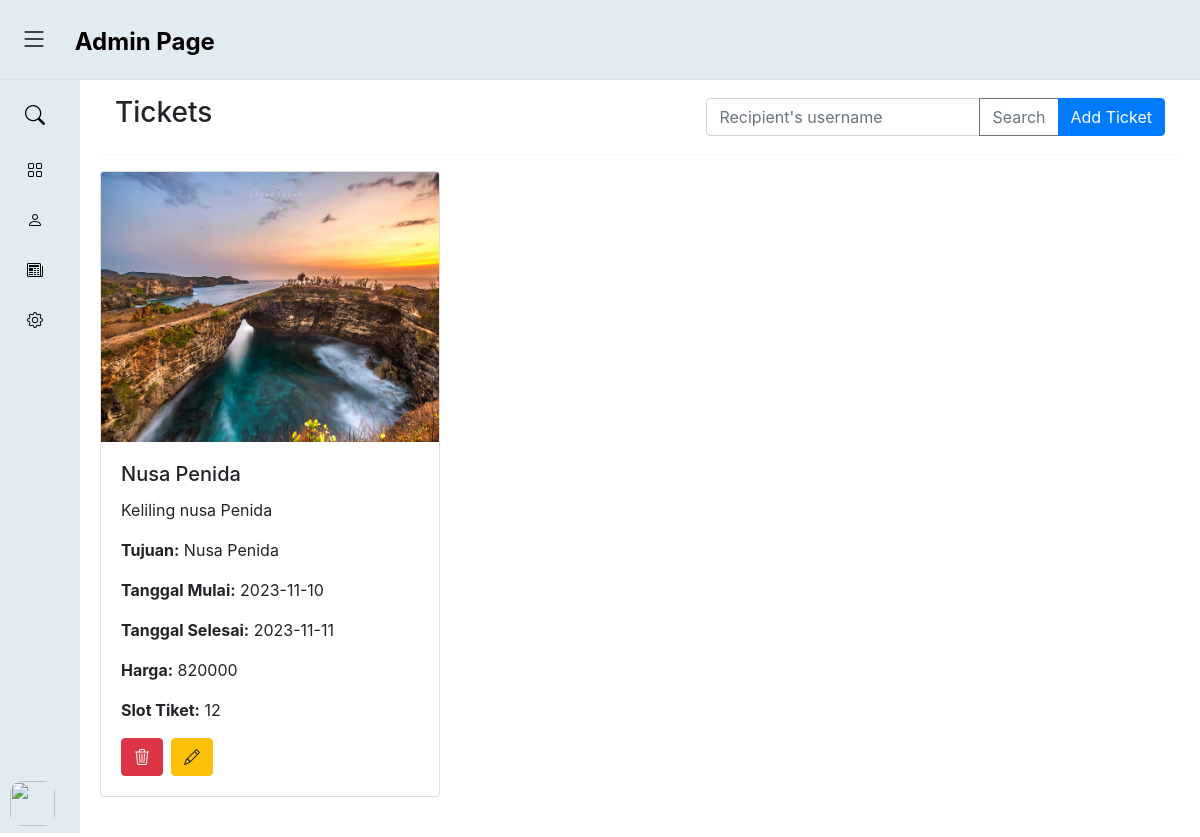
/public/admin (signed in), run on the app's committed database.
### tables this page shows
CREATE TABLE `trip` (
  `trip_id` int NOT NULL,
  `nama_trip` varchar(225) NOT NULL,
  `deskripsi` varchar(10000) NOT NULL,
  `tujuan` varchar(225) NOT NULL,
  `image` varchar(255) NOT NULL,
  `start_date` date NOT NULL,
  `end_date` date NOT NULL,
  `harga` int NOT NULL,
  `slot_tiket` int NOT NULL
);

### app/core/controller.php (called while the page is built, shortened)
<?php
class Controller {
    public function view($view, $data = []){
        require_once '../app/views/' . $view . '.php';
    }
    public function model ($model){
        return new $model;
    }
}
?>

### app/controllers/admin.php (called while the page is built, shortened)
<?php
class admin extends Controller
{
    public function index()
    {
        $data['judul'] = 'Dashboard - Admin';
        $data['trip'] = $this->model('Trip_model')->getAlltripdata();
        $this->view('admin/index', $data);
    }
}

### app/core/app.php (called while the page is built, shortened)
<?php
class App {
    protected $method = 'index';
    protected $params = [];
    public function __construct()
    {
        $this->controller = new $this->controller;
        call_user_func_array([$this->controller, $this->method], $this->params);
    }
}
?>

### public/index.php (called while the page is built, shortened)
<?php
$app = new App;
?>

### app/core/database.php (called while the page is built, shortened)
<?php
class Database {
    private $host = DB_HOST;
    private $user = DB_USER;
    private $pass = DB_PASS;
    private $db_name = DB_NAME;
    private $dbh;
    private $stmt;
    public function __construct()
    {
        $dsn = 'mysql:host='. $this->host .';dbname='. $this->db_name;
        $option = [
            PDO::ATTR_PERSISTENT => true,
            PDO::ATTR_ERRMODE => PDO::ERRMODE_EXCEPTION
        ];
        try {
            $this->dbh = new PDO($dsn, $this->user, $this->pass, $option);
        } catch(PDOException $error) {
            die ($error->getMessage());
        }
    }
    public function query($query){
        $this->stmt = $this->dbh->prepare($query);
    }
    public function execute(){
        $this->stmt->execute();
    }
    public function resultset(){
        $this->execute();
        return $this->stmt->fetchAll(PDO::FETCH_ASSOC);
    }
}
?>

### app/models/Trip_model.php (called while the page is built, shortened)
<?php
class Trip_model{
   private $table = "trip";
   private $db;
   public function __construct()
   {
    $this->db = new database;
   }
    public function getAlltripdata()
    {
        $this->db->query('SELECT * FROM ' . $this ->table);
        return $this->db->resultSet();
    }
}
?>

### app/views/admin/index.php (the view, shortened to what this page needs)
<div class="home_content">
  <div class="container mt-3 d-flex justify-content-between align-items-center">
    <h3>Tickets</h3>
    <div class="d-flex align-items-center">
      <div class="input-group">
        <input type="text" class="form-control" placeholder="Recipient's username" aria-label="Recipient's username" aria-describedby="basic-addon2">
        <div class="input-group-append">
          <button class="btn btn-outline-secondary" type="button">Search</button>
        </div>
        <button type="button" class="btn btn-primary " data-toggle="modal" data-target="#tripModal">
          Add Ticket
        </button>
      </div>
    </div>
  </div>
  <hr>
  <div id="konten_blog" class="row mt-3">
    <?php foreach ($data['trip'] as $row) : ?>
      <div class="col-md-4 col-sm-6 col-12 mb-4 text_right">
        <div class="card">
          <img src="http://localhost<?= $row['image']; ?>" class="card-img-top" alt="Image">
          <div class="card-body">
            <h5 class="card-title"><?= $row['nama_trip']; ?></h5>
            <p class="card-text"><?= $row['deskripsi']; ?></p>
            <p class="card-text"><strong>Tujuan:</strong> <?= $row['tujuan']; ?></p>
            <p class="card-text"><strong>Tanggal Mulai:</strong> <?= $row['start_date']; ?></p>
            <p class="card-text"><strong>Tanggal Selesai:</strong> <?= $row['end_date']; ?></p>
            <p class="card-text"><strong>Harga:</strong> <?= $row['harga']; ?></p>
            <p class="card-text"><strong>Slot Tiket:</strong> <?= $row['slot_tiket']; ?></p>
            <a href="<?= BASEURL ?>/admin/deleteTicket/<?= $row['trip_id']; ?>" class="btn btn-danger float-left" onclick="return confirm('Anda yakin untuk menghapus nya?');"><i class="bi bi-trash3"></i></a>
            <a href="<?= BASEURL ?>/admin/editTicket/<?= $row['trip_id']; ?>" class="btn btn-warning float-left ml-2 ModalUbah"><i class="bi bi-pencil"></i></a>
          </div>
        </div>
      </div>
    <?php endforeach; ?>
  </div>

### public/css/admin.css (style rules this page uses)
.home_content { position: absolute; width: 90%; height: 88%; z-index: 1; transition: all 0.5s ease; margin-left: 100px; overflow-y: auto; max-height: 90vh; }
.card-img-top { height: 270px; }
@media (max-width:4000px) { .container { max-width: none; position: static; } }

### data on the page
trip: image (picture), nama_trip "Nusa Penida", deskripsi "Keliling nusa Penida", tujuan "Nusa Penida", start_date "2023-11-10", end_date "2023-11-11", harga "820000", slot_tiket "12"
